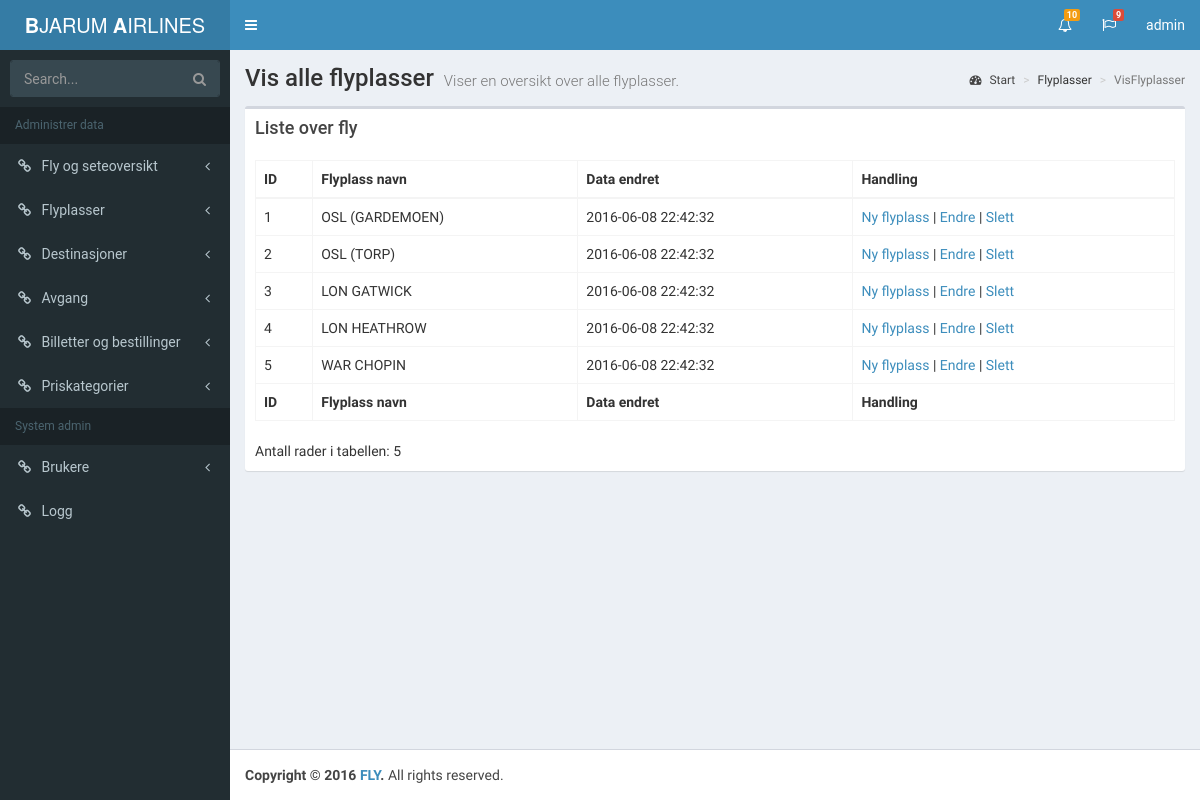
Page /vedlikehold/Airport/airports.php (signed in) on the committed database.
### tables this page shows
CREATE TABLE flyplass
(
    flyplassId INT NOT NULL AUTO_INCREMENT,
    navn VARCHAR(45) NOT NULL,
    endret TIMESTAMP DEFAULT CURRENT_TIMESTAMP ON UPDATE CURRENT_TIMESTAMP,
    CONSTRAINT pk_flyplass PRIMARY KEY (flyplassId)
);

### vedlikehold/php/AdminClasses.php (the view, shortened to what this page needs)
<?php
class Airport {
    public function ShowAllAirports(){
        include('../php/db.php');
        $html =  '';
        $oddOrEven = TRUE;
        $printOddOrEven = '';
        $query = $db_connection->prepare("SELECT flyplassId,navn,endret FROM flyplass");
        $query->execute();
        $query->bind_result($id, $navn, $endret);
        while ($query->fetch()) {
            if($oddOrEven){
                $oddOrEven = FALSE;
                $printOddOrEven = 'even';
            }
            else {
                $oddOrEven = TRUE;
                $printOddOrEven = 'odd';
            }
            $html .= '<tr role="row" class="'.$printOddOrEven.'"><td>'.$id.'</td><td>'.$navn.'</td><td>'.$endret.'</td><td><a href="./Airport/airportsAdd.php">Ny flyplass</a> | <a href="./Airport/airportsEdit.php?id='.$id.'"">Endre</a> | <a onclick="return confirm(\'Er du sikker du ønsker å slette denne flyplassen?\')" href="./Airport/delete.php?id='.$id.'">Slett</a> </td></tr>';
        }
        return $html;
    }
}
class Count {
        public function AntallRader($tabell){
        include('../php/db.php');
        $query = $db_connection->query('SELECT COUNT(*) FROM ' . $tabell .'');
        $query = $query->fetch_row();
        $antallRader = 'Antall rader i tabellen: ' . $query[0]  ;
         return $antallRader;
    }
}

### vedlikehold/Airport/airports.php (shortened to what this page needs)
<?php
include('../html/start.php');
$errorMelding = "";
?>
<div class="content-wrapper">
  <section class="content-header">
      <h1>
        Vis alle flyplasser
        <small>Viser en oversikt over alle flyplasser.</small>
      </h1>
    <ol class="breadcrumb">
      <li><a href="../"><i class="fa fa-dashboard"></i> Start</a></li>
      <li>Flyplasser</li>
      <li class="active">VisFlyplasser</li>
    </ol>
  </section>
  <section class="content">
        <div class="row">
      <div class="col-xs-12">
        <div class="box">
          <div class="box-header"><?php echo $errorMelding; ?><div id="melding"></div>
            <h3 class="box-title">Liste over fly</h3>
          </div>
          <div class="box-body">
            <div id="example2_wrapper" class="dataTables_wrapper form-inline dt-bootstrap">
              <div class="row">
                <div class="col-sm-6"></div>
                <div class="col-sm-6"></div>
              </div>
              <div class="row">
                <div class="col-sm-12">
                  <table id="example2" class="table table-bordered table-hover dataTable" role="grid" aria-describedby="example2_info">
                    <thead>
                      <tr role="row">
                        <th class="sorting_asc" tabindex="0" aria-controls="example2" rowspan="1" colspan="1" aria-sort="ascending" aria-label="FlyplassId">ID</th>
                        <th class="sorting" tabindex="0" aria-controls="example2" rowspan="1" colspan="1" aria-label="FlyplassNavn">Flyplass navn</th>
                        <th class="sorting" tabindex="0" aria-controls="example2" rowspan="1" colspan="1" aria-label="FlyplassEndret">Data endret</th>
                        <th class="sorting" tabindex="0" aria-controls="example2" rowspan="1" colspan="1" aria-label="Handling">Handling</th></tr>
                    </thead>
                    <tbody>
<?php
include('../php/AdminClasses.php');
$airports = new Airport;
print( $airports->ShowAllAirports() );
?>
                    </tbody>
                    <tfoot>
                      <tr>
                        <th rowspan="1" colspan="1">ID</th>
                        <th rowspan="1" colspan="1">Flyplass navn</th>
                        <th rowspan="1" colspan="1">Data endret</th>
                        <th rowspan="1" colspan="1">Handling</th>
                      </tr>
                    </tfoot>
                  </table>
                </div>
              </div>
              <div class="row">
                <div class="col-sm-5">
                  <div class="dataTables_info" id="example2_info" role="status" aria-live="polite"><?php $rader = new Count; print( $rader->AntallRader('flyplass') ); ?></div>
                </div>
              </div>
            </div>
          </div>
        </div>
      </div>
    </div>
  </section>
  </div>

### vedlikehold/www/css/style.css (style rules this page uses)
body { margin: 0; }
article, aside, details, figcaption, figure, footer, header, hgroup, main, menu, nav, section, summary { display: block; }
h1 { font-size: 200%; padding: 0px; margin: 0; }
h1,h2,h3,h4,p,ul,figcaption,p,input,textarea { font-family: 'Roboto', sans-serif; }

### rows in the picture
flyplass: flyplassId "1", navn "OSL (GARDEMOEN)", endret "2016-06-08 22:42:32"
flyplass: flyplassId "2", navn "OSL (TORP)", endret "2016-06-08 22:42:32"
flyplass: flyplassId "3", navn "LON GATWICK", endret "2016-06-08 22:42:32"
flyplass: flyplassId "4", navn "LON HEATHROW", endret "2016-06-08 22:42:32"
flyplass: flyplassId "5", navn "WAR CHOPIN", endret "2016-06-08 22:42:32"

### other values in the picture
$rader->AntallRader('flyplass') "Antall rader i tabellen: 5"
